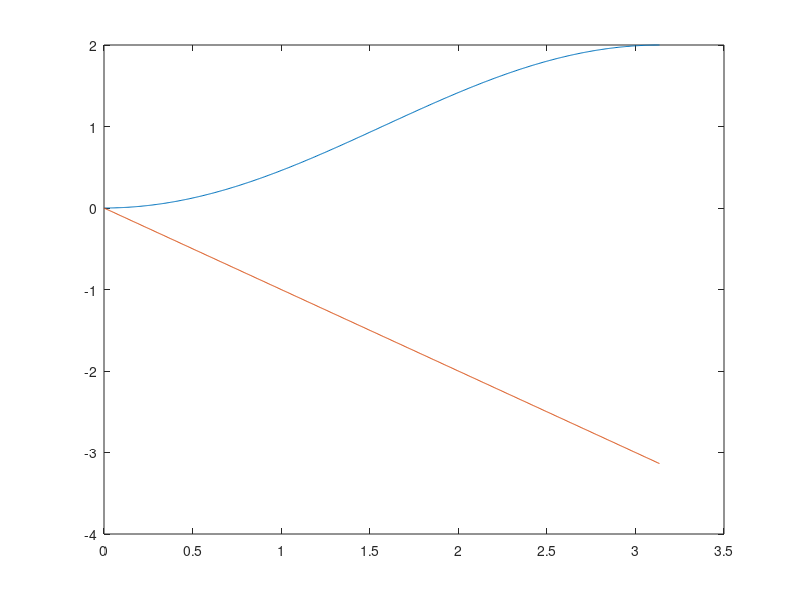
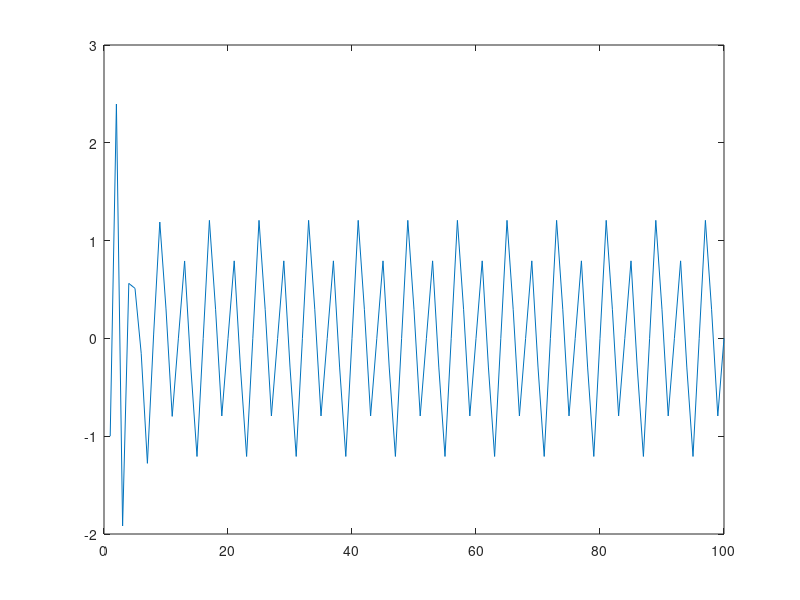
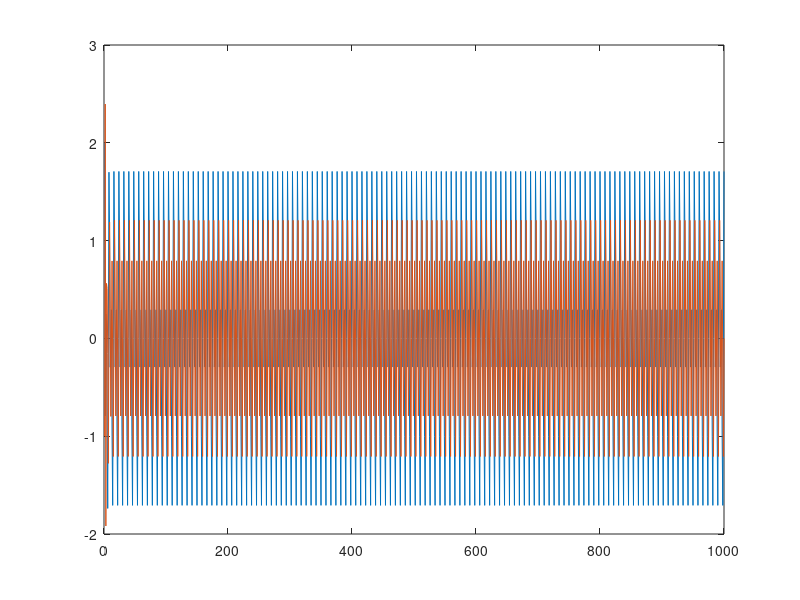
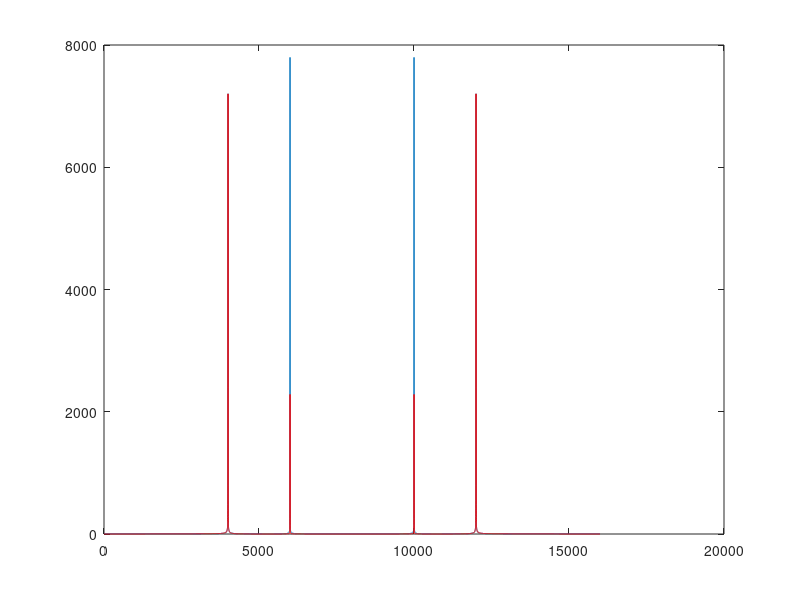

The MATLAB script that drew these images, in order:
%y[n]=(1/2)*(x[n]-x[n+1])+(1/2)*(x[n]-x[n-1]); %paragogos forward-backword
%y[n]=-(1/2)*x[n-2]+x[n-1]-(1/2)*x[n];

h=[-1/2,1,-1/2];
[H,W]=freqz(h,1);
figure;
plot(W,abs(H)); %metro
hold on
plot(W,angle(H)); %fash
hold off
figure

n=0:16000;
x = cos(pi/4*n)-sin(pi/2*n)+(-1/2).^n;
filt = filter(h,1,x);
conv = conv(h,x);

plot(conv(1:100));
hold on
figure;
plot(x(1:1000));
hold on
plot(filt(1:1000));
hold on

X=abs(fftshift(fft(x)));
x(1)=1;
x(2)=1;
y=zeros(length(x),1);
for n =3:length(x)
    y(n)=-(1/2)*x(n-2)+x(n-1)-(1/2)*x(n);
end
Y=abs(fftshift(fft(y)));

figure;
plot(X(1:16000));
hold on
plot(Y,'r')